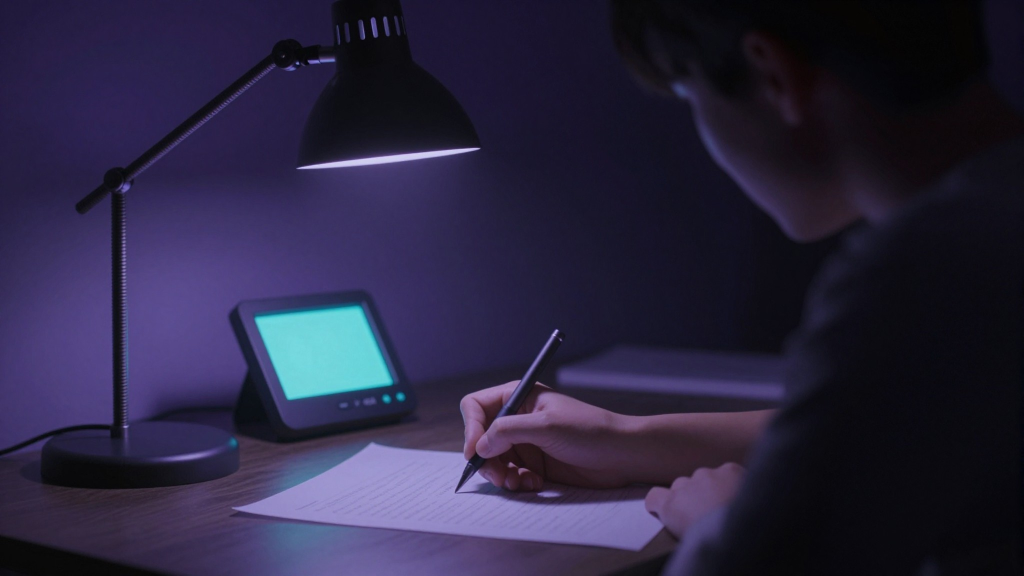
#> input picture illustrations/ep004/img/b6_setup_screen_blank.jpg, 2048 x 1152 px (shown at 1/2 size); its folder holds 2 pictures in this run
$ python ep004_screen_content.py
#> lines starting #> are read from the running program, lines starting #| are printed output that depends on the picture; after the words box and inside, x2 and y2 are one past the last pixel; in counts of white or black regions, pixels touching at a corner belong together
"""Put content on the blank screens of three ep. 004 illustrations (CPU only; owner rule: no empty screens).

b6_setup_screen   small device on the desk: one recovery word being shown ("Word 7 of 24").
b7_secret_display the device alone: a numbered word list (invented words, labelled ILLUSTRATIVE).
h1_owner_kitchen  laptop behind the held device: a wallet app asking to connect the device.

Flat content -> perspective warp onto the screen quad -> feathered mask -> blended into the photo.
The untouched originals are kept next to the result as <name>_blank.jpg (made on the first run).
"""
import os
import shutil
import cv2
import numpy as np
from PIL import Image, ImageDraw, ImageFont

ROOT = os.path.join(os.path.dirname(os.path.abspath(__file__)), "..")
IMG = os.path.join(ROOT, "illustrations", "ep004", "img")
SANS = "/usr/share/fonts/truetype/dejavu/DejaVuSans%s.ttf"
MONO = os.path.join(ROOT, "fonts", "NotoSansMono-%s.ttf")
WORDS = ["harbour", "violet", "lantern", "copper", "meadow", "signal", "orbit", "candle", "river", "marble",
         "walnut", "silver"]


def F(path, size):
    return ImageFont.truetype(path, size)


def one_word(W=900, H=700):
#> called with W = 900, H = 700
    im = Image.new("RGB", (W, H), (96, 226, 196))
    d = ImageDraw.Draw(im)
    dark = (10, 46, 44)
    d.text((W / 2, 150), "WORD 7 OF 24", font=F(MONO % "Bold", 62), fill=(24, 92, 84), anchor="mm")
    d.text((W / 2, 360), "orbit", font=F(SANS % "-Bold", 210), fill=dark, anchor="mm")
    for i in range(24):
        x = 96 + i * 30
        d.rounded_rectangle((x, 560, x + 20, 580), 5, fill=dark if i < 7 else (60, 170, 150))
#> in put, `src = cv2.cvtColor(np.asarray(content), cv2.COLOR_RGB2BGR)`:
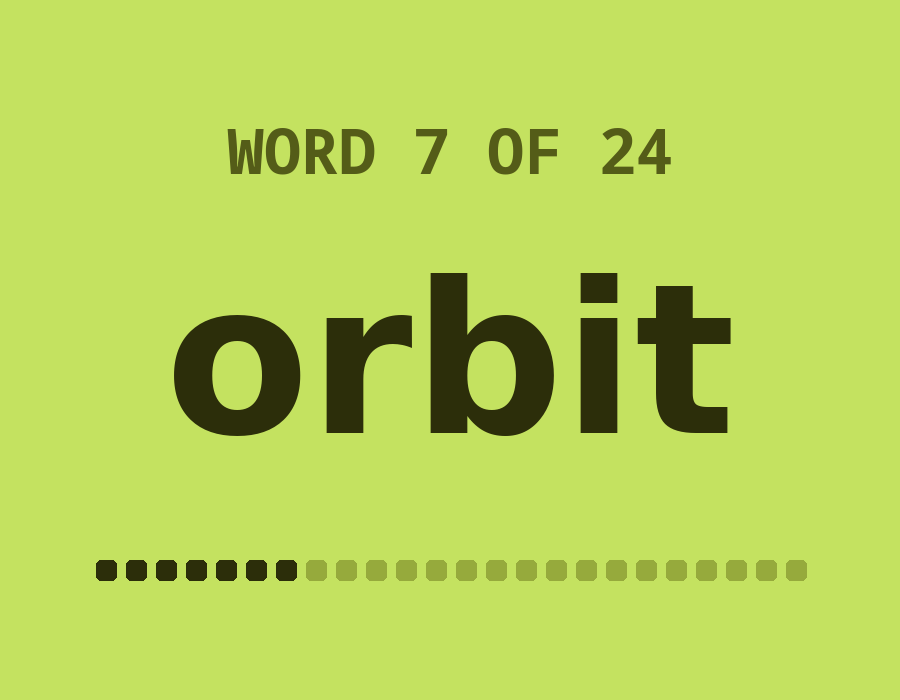
#> src: shape (700, 900, 3); mean R, G, B 183.8, 211.5, 88.9
#> in put, `M = cv2.getPerspectiveTransform(np.float32([[0, 0], [sw, 0], [sw, sh],..`: M = [[0.279, 0.0816, 512], [0.018, 0.21, 638], [7.08e-05, -2.2e-05, 1]]
#> in put, `cv2.fillConvexPoly(mask, np.int32(quad), 1.0)`:
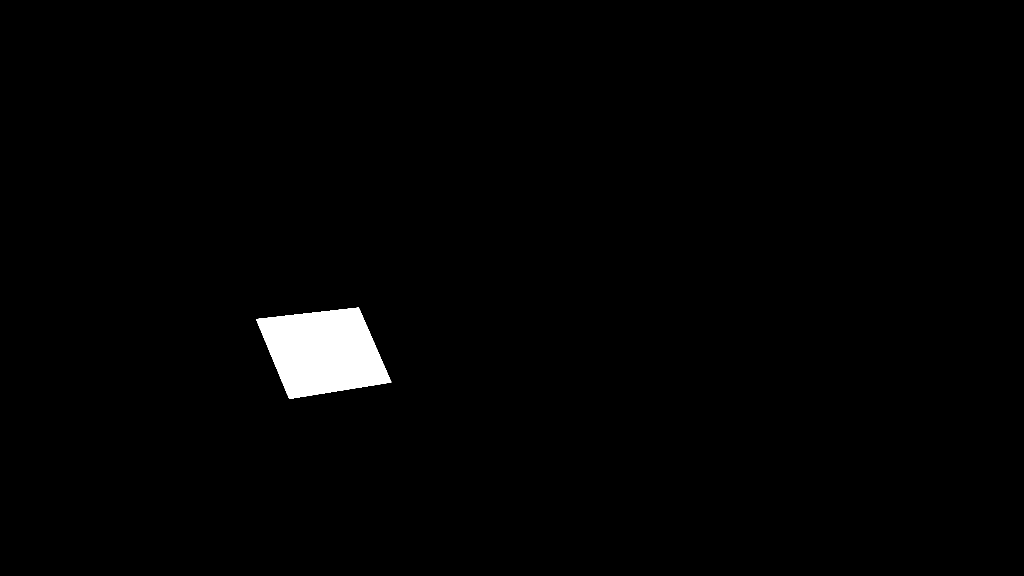
#> mask: shape (1152, 2048) float32 (shown at 1/2 size); values 0 (black) and 1 (white), 1.4% white; 1 white region, box (x1, y1, x2, y2) and area: (512, 615, 783, 798) 33688
#> in put, `mask = cv2.erode(mask, np.ones((feather, feather), np.uint8))`: mask: shape (1152, 2048) float32; values 0 (black) and 1 (white), 1.4% white; 1 white region, box (x1, y1, x2, y2) and area: (515, 617, 781, 797) 32337
    return im


def word_list(W=1300, H=1000):
#> called with W = 1300, H = 1000
    g = np.linspace(0, 1, H)[:, None] + np.zeros((1, W))
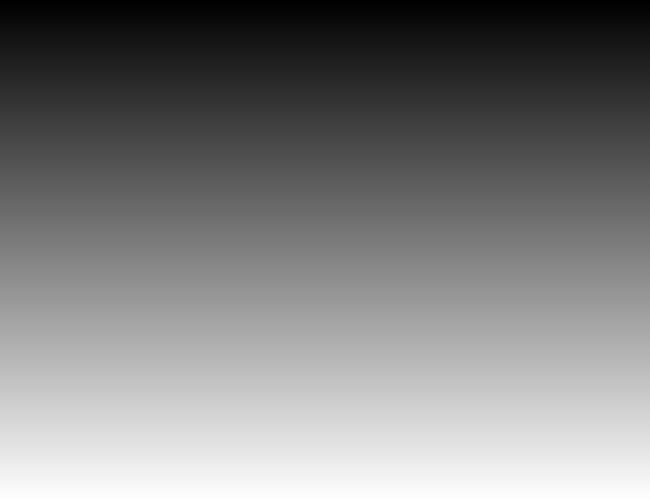
#> g: shape (1000, 1300) float64 (shown at 1/2 size); min 0, max 1, mean 0.5
    im = Image.fromarray(np.dstack([40 + 22 * g, 26 + 14 * g, 78 + 34 * g]).astype(np.uint8))
#> im: PIL image 1300x1000 RGB
    d = ImageDraw.Draw(im)
    d.text((80, 96), "RECOVERY PHRASE", font=F(MONO % "Bold", 58), fill=(214, 200, 255), anchor="lm")
    d.text((W - 80, 96), "1 - 12", font=F(MONO % "Regular", 46), fill=(160, 140, 220), anchor="rm")
    d.line((80, 160, W - 80, 160), fill=(140, 112, 230), width=4)
    for i, w in enumerate(WORDS):
        x = 80 + (i // 6) * 620
        y = 250 + (i % 6) * 112
        d.text((x, y), "%2d" % (i + 1), font=F(MONO % "Regular", 50), fill=(150, 128, 220), anchor="lm")
        d.text((x + 110, y), w, font=F(SANS % "-Bold", 70), fill=(244, 240, 255), anchor="lm")
    d.text((W / 2, H - 50), "ILLUSTRATIVE · NOT A REAL PHRASE", font=F(MONO % "Regular", 34),
           fill=(170, 150, 230), anchor="mm")
    return im


def wallet_app(W=1500, H=1000):
    im = Image.new("RGB", (W, H), (20, 18, 30))
    d = ImageDraw.Draw(im)
    d.rectangle((0, 0, W, 70), fill=(12, 11, 20))
    for i, c in enumerate([(200, 84, 96), (190, 160, 90), (110, 150, 120)]):
        d.ellipse((28 + i * 44, 22, 54 + i * 44, 48), fill=c)
    d.text((W / 2, 36), "Wallet", font=F(SANS % "", 30), fill=(150, 146, 170), anchor="mm")
    d.rectangle((0, 70, 300, H), fill=(15, 14, 24))
    for i, t in enumerate(["Portfolio", "Accounts", "Send", "Receive", "Settings"]):
        d.text((50, 150 + i * 80), t, font=F(SANS % "", 34), fill=(120, 116, 146) if i else (200, 190, 255),
               anchor="lm")
    cx = 300 + (W - 300) / 2 + 160
    d.rounded_rectangle((cx - 90, 250, cx + 90, 560), 26, outline=(157, 123, 255), width=8)
    d.rounded_rectangle((cx - 58, 290, cx + 58, 400), 8, outline=(157, 123, 255), width=5)
    d.ellipse((cx - 22, 462, cx + 22, 506), outline=(157, 123, 255), width=5)
    d.text((cx, 660), "Connect your device", font=F(SANS % "-Bold", 62), fill=(236, 232, 250), anchor="mm")
    d.text((cx, 740), "Unlock it and open the app", font=F(SANS % "", 38), fill=(150, 146, 176), anchor="mm")
    d.rounded_rectangle((cx - 170, 810, cx + 170, 890), 40, fill=(157, 123, 255))
    d.text((cx, 850), "Continue", font=F(SANS % "-Bold", 38), fill=(20, 16, 34), anchor="mm")
    return im


def put(name, content, quad, alpha=0.94, feather=5, blur=1.2, occl=None, gain=1.0):
    """quad: TL, TR, BR, BL in full-image pixels. occl: polygon that stays in front of the screen."""
    path = os.path.join(IMG, name + ".jpg")
    blank = os.path.join(IMG, name + "_blank.jpg")
    if not os.path.exists(blank):
        shutil.copy(path, blank)
    base = cv2.imread(blank).astype(np.float32)
    h, w = base.shape[:2]
    src = cv2.cvtColor(np.asarray(content), cv2.COLOR_RGB2BGR)
    sh, sw = src.shape[:2]
    M = cv2.getPerspectiveTransform(np.float32([[0, 0], [sw, 0], [sw, sh], [0, sh]]), np.float32(quad))
    warped = cv2.warpPerspective(src, M, (w, h), flags=cv2.INTER_AREA).astype(np.float32) * gain
    warped = cv2.GaussianBlur(warped, (0, 0), blur)
    mask = np.zeros((h, w), np.float32)
    cv2.fillConvexPoly(mask, np.int32(quad), 1.0)
    mask = cv2.erode(mask, np.ones((feather, feather), np.uint8))
    if occl is not None:
        cv2.fillPoly(mask, [np.int32(occl)], 0.0)
    mask = cv2.GaussianBlur(mask, (0, 0), feather * 0.6)[..., None] * alpha
    out = base * (1 - mask) + warped * mask
    cv2.imwrite(path, out.clip(0, 255).astype(np.uint8), [cv2.IMWRITE_JPEG_QUALITY, 93])
    return out


if __name__ == "__main__":
    put("b6_setup_screen", one_word(), [(512, 638), (717, 615), (782, 764), (578, 797)], feather=4, blur=0.8)
    put("b7_secret_display", word_list(), [(680, 372), (1100, 385), (1168, 705), (742, 735)], blur=1.0, gain=0.92)
#> call 2 of put, with name = 'b7_secret_display', alpha = 0.94, feather = 5, blur = 1, gain = 0.92
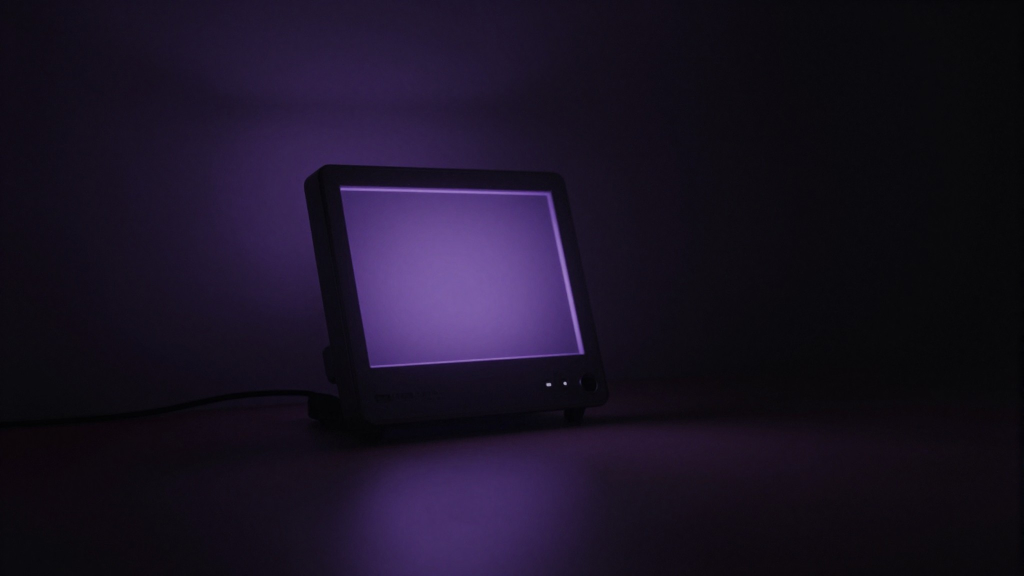
#> input picture illustrations/ep004/img/b7_secret_display_blank.jpg, 2048 x 1152 px (shown at 1/2 size)
#> in put (call 2), `src = cv2.cvtColor(np.asarray(content), cv2.COLOR_RGB2BGR)`:
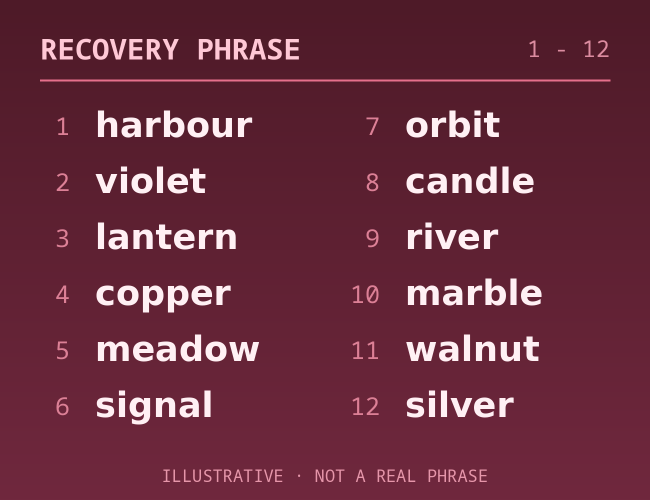
#> src: shape (1000, 1300, 3) (shown at 1/2 size); mean R, G, B 105.6, 45.8, 63.1
#> in put (call 2), `M = cv2.getPerspectiveTransform(np.float32([[0, 0], [sw, 0], [sw, sh],..`: M = [[0.434, 0.036, 680], [0.0488, 0.337, 372], [0.000101, -3.5e-05, 1]]
#> in put (call 2), `cv2.fillConvexPoly(mask, np.int32(quad), 1.0)`: mask: shape (1152, 2048) float32; values 0 (black) and 1 (white), 6.2% white; 1 white region, box (x1, y1, x2, y2) and area: (680, 372, 1169, 736) 145772
#> in put (call 2), `mask = cv2.erode(mask, np.ones((feather, feather), np.uint8))`: mask: shape (1152, 2048) float32; values 0 (black) and 1 (white), 6% white; 1 white region, box (x1, y1, x2, y2) and area: (683, 374, 1166, 734) 142378
#> in put (call 2), `out = base * (1 - mask) + warped * mask`:
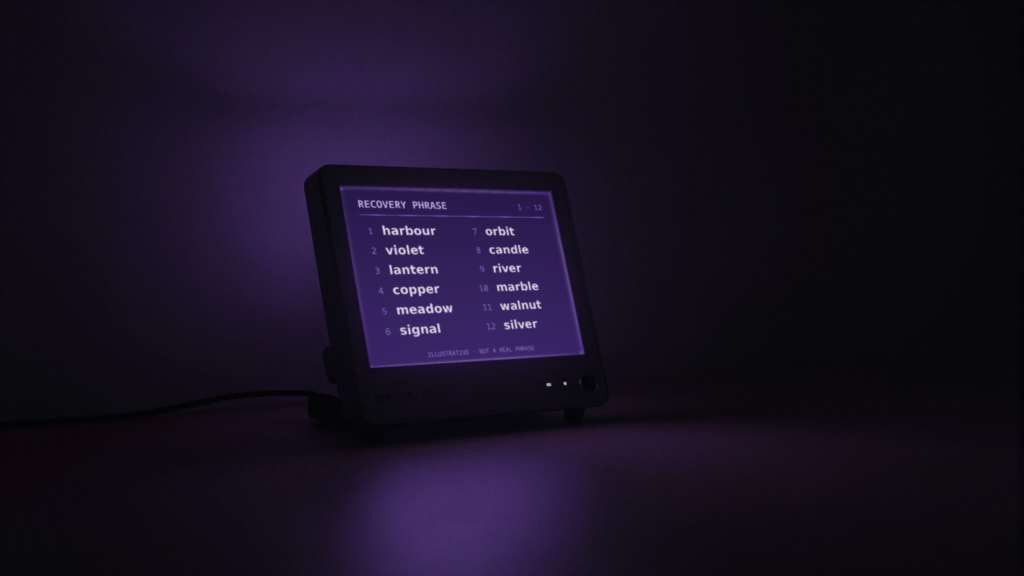
#> out: shape (1152, 2048, 3) float32 (shown at 1/2 size); mean B, G, R 33.8, 16.5, 23.4
    occ = [(795, 800), (900, 585), (940, 570), (945, 540), (1002, 532), (1020, 585), (1070, 612), (1072, 650),
           (1055, 770), (1050, 800), (1050, 900), (795, 900)]
#> occ = [(795, 800), (900, 585), (940, 570), (945, 540), (1002, 532), (1020, 585), (1070, 612), (1072, 650), (1055, 770), (1050, 800), (1050, 900), (795, 900)]
    put("h1_owner_kitchen", wallet_app(), [(908, 372), (1488, 388), (1435, 790), (850, 770)], alpha=0.9,
        feather=7, blur=1.4, occl=occ, gain=0.8)
#> in wallet_app, `im = Image.new("RGB", (W, H), (20, 18, 30))`:
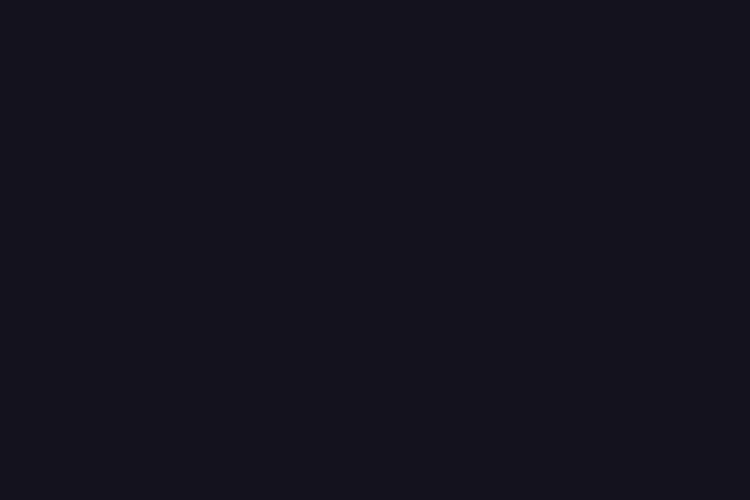
#> im: PIL image 1500x1000 RGB (shown at 1/2 size); mean R, G, B 20, 18, 30
#> (the run stopped early here; a loop or call above may not have finished)
